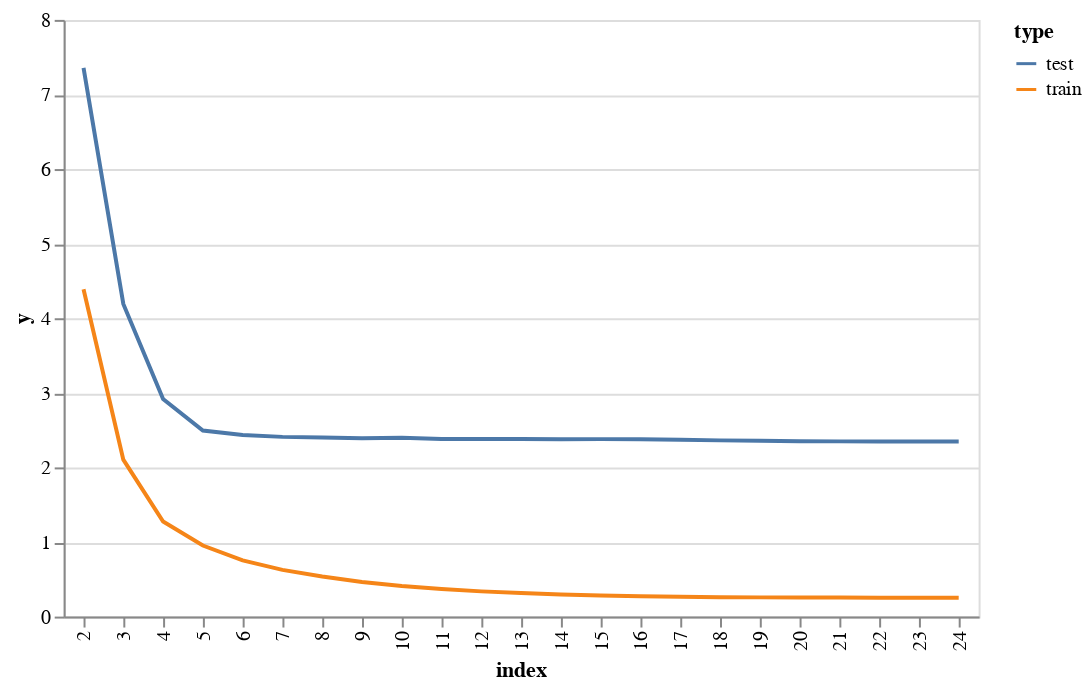

The cell this chart's notebook holds for it:
### Code cell
alt.Chart(df_error).mark_line(clip=True).encode(
    x="index:O",
    y="y",
    color="type"
)

### Figure 1 — Vega-Lite specification as saved in the notebook (floating-point values rounded to 4 significant figures)
{"config": {"view": {"continuousWidth": 400, "continuousHeight": 300}}, "data": {"name": "data-1f2a54e716bdb178e06b159d96270d15"}, "mark": {"type": "line", "clip": true}, "encoding": {"color": {"field": "type", "type": "nominal"}, "x": {"field": "index", "type": "ordinal"}, "y": {"field": "y", "type": "quantitative"}}, "$schema": "https://vega.github.io/schema/vega-lite/v4.17.0.json", "datasets": {"data-1f2a54e716bdb178e06b159d96270d15": [{"index": 2, "y": 4.389, "type": "train"}, {"index": 3, "y": 2.104, "type": "train"}, {"index": 4, "y": 1.275, "type": "train"}, {"index": 5, "y": 0.9531, "type": "train"}, {"index": 6, "y": 0.7542, "type": "train"}, {"index": 7, "y": 0.6262, "type": "train"}, {"index": 8, "y": 0.5365, "type": "train"}, {"index": 9, "y": 0.4649, "type": "train"}, {"index": 10, "y": 0.411, "type": "train"}, {"index": 11, "y": 0.3694, "type": "train"}, {"index": 12, "y": 0.338, "type": "train"}, {"index": 13, "y": 0.3156, "type": "train"}, {"index": 14, "y": 0.2973, "type": "train"}, {"index": 15, "y": 0.2838, "type": "train"}, {"index": 16, "y": 0.2729, "type": "train"}, {"index": 17, "y": 0.2659, "type": "train"}, {"index": 18, "y": 0.2607, "type": "train"}, {"index": 19, "y": 0.2576, "type": "train"}, {"index": 20, "y": 0.256, "type": "train"}, {"index": 21, "y": 0.2545, "type": "train"}, {"index": 22, "y": 0.2536, "type": "train"}, {"index": 23, "y": 0.253, "type": "train"}, {"index": 24, "y": 0.2524, "type": "train"}, {"index": 2, "y": 7.357, "type": "test"}, {"index": 3, "y": 4.192, "type": "test"}, {"index": 4, "y": 2.917, "type": "test"}, {"index": 5, "y": 2.495, "type": "test"}, {"index": 6, "y": 2.436, "type": "test"}, {"index": 7, "y": 2.409, "type": "test"}, {"index": 8, "y": 2.4, "type": "test"}, {"index": 9, "y": 2.392, "type": "test"}, {"index": 10, "y": 2.397, "type": "test"}, {"index": 11, "y": 2.381, "type": "test"}, {"index": 12, "y": 2.381, "type": "test"}, {"index": 13, "y": 2.381, "type": "test"}, {"index": 14, "y": 2.379, "type": "test"}, {"index": 15, "y": 2.379, "type": "test"}, {"index": 16, "y": 2.376, "type": "test"}, {"index": 17, "y": 2.37, "type": "test"}, {"index": 18, "y": 2.363, "type": "test"}, {"index": 19, "y": 2.357, "type": "test"}, {"index": 20, "y": 2.352, "type": "test"}, {"index": 21, "y": 2.349, "type": "test"}, {"index": 22, "y": 2.347, "type": "test"}, {"index": 23, "y": 2.346, "type": "test"}, {"index": 24, "y": 2.346, "type": "test"}]}}
